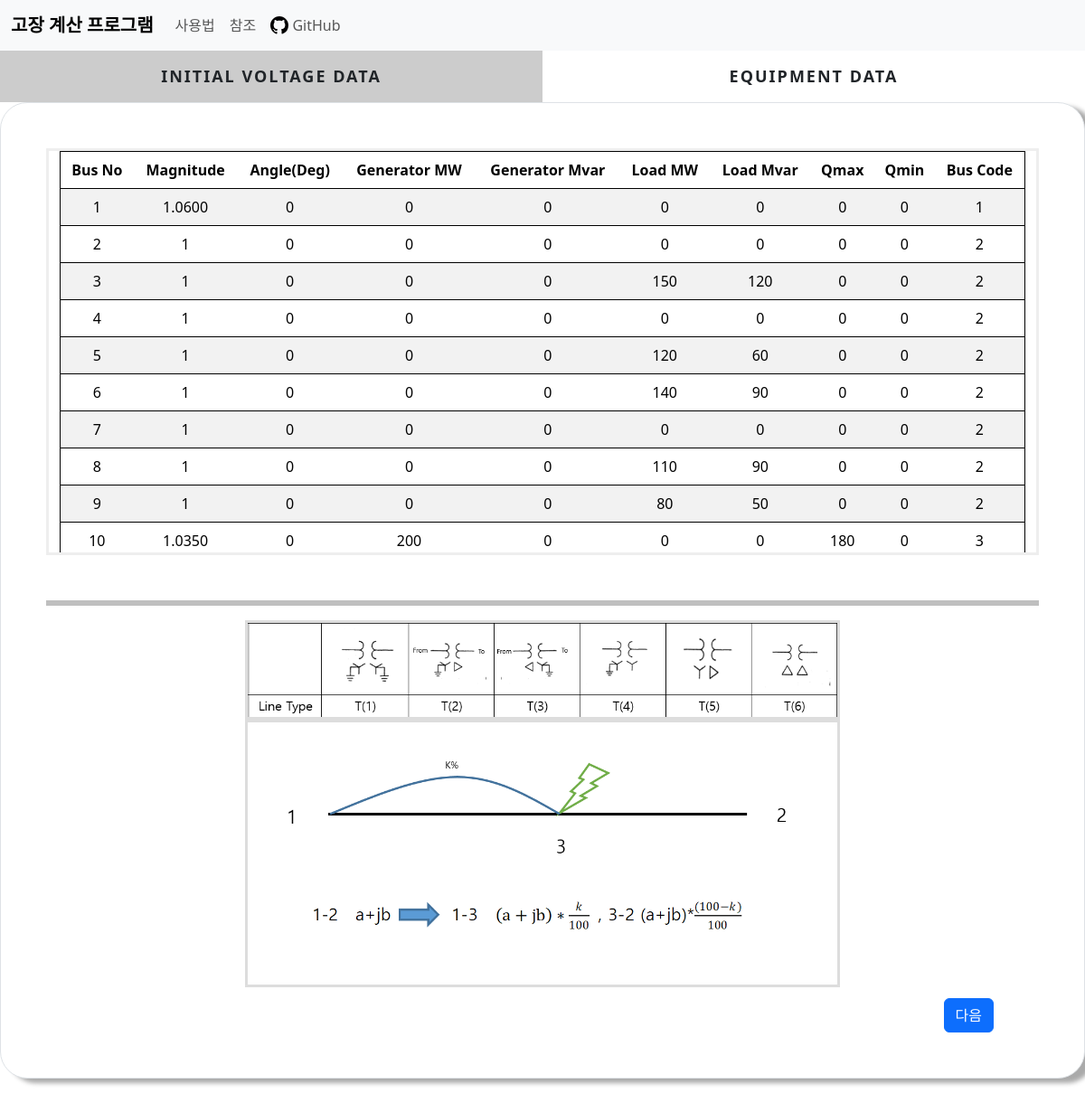
Page /initial_input/ on the committed database.
### cal/models.py (models this page shows)
class BusData(models.Model):
    bus_num =models.SmallIntegerField()
    Voltage_Mag = models.FloatField(default=0)
    Voltage_Deg = models.FloatField(default=0)
    Generator_MW = models.FloatField(default=0,null=True,blank=True)
    Generator_Mvar = models.FloatField(default=0,null=True,blank=True)
    Load_MW = models.FloatField(default=0,null=True,blank=True)
    Load_Mvar = models.FloatField(default=0,null=True,blank=True)
    Qmax = models.FloatField(default=0,null=True,blank=True)
    Qmin = models.FloatField(default=0,null=True,blank=True)
    Bus_Code = models.SmallIntegerField(default=0,null=True,blank=True)

### cal/views.py (the view)
# urls.py: path('initial_input/',views.initial, name='initial'),
def initial(request):
    faultcon = FaultCondition.objects.get(to_find=True)
    busdata = BusData.objects.all()
    linedata = LineData.objects.all().order_by('line_type')
    condition = conditionCheck.objects.get(find_con=True)
    context ={'busdata':busdata,'linedata':linedata,'condition':condition,'faultcon':faultcon}
    return render(request, 'cal/initial_circuit.html', context=context)

### cal/templates/cal/initial_circuit.html (shortened to what this page needs)
{% extends './base.html'%}
{% load static %}
{% block css %}
<link rel="stylesheet" href="{% static 'cal/css/solution_img.css'%}">
{% endblock css %}
{% block content %}
<div class="main">
    <div class="tab other">
      <label for="tab-1">Initial Voltage Data</label>
      <label for="tab-2">Equipment Data</label>
    </div>
    <div class="content">
      <div class="content-dis">
        <div class="border">
          <div class="container  fault">
            <table class="table table-striped">
              {% if condition.is_flow %}
                <thead>
                  <tr>
                    <td>Bus No</td>
                    <td>Magnitude</td>
                    <td>Angle(Deg)</td>
                    <td>Generator MW</td>
                    <td>Generator Mvar</td>
                    <td>Load MW</td>
                    <td>Load Mvar</td>
                    <td>Qmax</td>
                    <td>Qmin</td>
                    <td>Bus Code</td>
                  </tr>
                </thead>
                <tbody>
                  {% for i in busdata %}
                  <tr>
                    <td>{{i.bus_num}}</td>
                    <td>{{i.Voltage_Mag|floatformat:-4}}</td>
                    <td>{{i.Voltage_Deg|floatformat:-4}}</td>
                    <td>{{i.Generator_MW|floatformat:-4}}</td>
                    <td>{{i.Generator_Mvar|floatformat:-4}}</td>
                    <td>{{i.Load_MW|floatformat:-4}}</td>
                    <td>{{i.Load_Mvar|floatformat:-4}}</td>
                    <td>{{i.Qmax|floatformat:-4}}</td>
                    <td>{{i.Qmin|floatformat:-4}}</td>
                    <td>{{i.Bus_Code}}</td>
                  </tr>
                  {% endfor %}
                </tbody>
              {% endif %}
            </table>
          </div>
          {% if faultcon.is_flow %}
            <a class="btn btn-primary next" href="{% url 'flow' %}">다음</a>
          {% else %}
            {% if faultcon.is_bus_fault %}
              {% if faultcon.fault_type == 0 %}
                <a class="btn btn-primary next" href="{% url 'ybus' %}">다음</a>
              {% else%}
                <a class="btn btn-primary next" href="{% url 'transformer' %}">다음</a>
              {% endif %}
            {% else %}
              <a class="btn btn-primary next" href="{% url 'slider' %}">다음</a>
            {% endif %}
          {% endif %}
          <hr>
          <img src="{% static 'cal/images/Line-type.png'%}">
          {% if faultcon.is_flow %}
            <img src="{% static 'cal/images/gaussflow.png'%}">
          {% else %}
            {% if faultcon.is_bus_fault %}
              {% if faultcon.fault_type == 0 %}
                {% if fault_con.is_shunt %}
                  {% if fault_con.is_load_effect %}
                    <img src="{% static 'cal/images/ybusbload.png'%}">
                  {% else %}
                    <img src="{% static 'cal/images/ybusb.png'%}">
                  {% endif %}
                {% else %}
                  {% if fault_con.is_load_effect %}
                    <img src="{% static 'cal/images/ybusload.png'%}">
                  {% else %}
                    <img src="{% static 'cal/images/ybus.png'%}">
                  {% endif %}
                {% endif%}
              {% else%}
                <img src="{% static 'cal/images/zero-sequence.png'%}">
              {% endif %}
            {% else %}
            <img src="{% static 'cal/images/slider.png'%}">
            {% endif %}
          {% endif %}
        </div>
      </div>
    </div>
  </div>
{% endblock content%}

### cal/static/cal/css/base.css (style rules this page uses)
html { font-family: "Noto Sans KR", sans-serif; font-size: 16px; font-weight: 400; }
* { box-sizing: border-box; }
.border, .condition { background-color:#ffffff; padding: 50px; padding-bottom:100px; border: 1px solid #000000; border-radius:30px; margin-bottom:30px; box-shadow: 10px 5px 5px #aaaaaa; }
label { display:block; }
#tab-1:checked ~ .tab label:nth-child(1), #tab-2:checked ~ .tab label:nth-child(2), #tab-3:checked ~ .tab label:nth-child(3), #tab-4:checked ~ .tab label:nth-child(4), #tab-5:checked ~ .tab label:nth-child(5), #tab-6:checked ~ .tab label:nth-child(6), #tab-7:checked ~ .tab label:nth-child(7), #tab-8:checked ~ .tab label:nth-child(8), #tab-9:checked ~ .tab label:nth-child(9), #tab-10:checked ~ .tab label:nth-child(10), #tab-11:checked ~ .tab label:nth-child(11), #tab-12:checked ~ .tab label:nth-child(12), #tab-13:checked ~ .tab label:nth-child(13), #tab-14:checked ~ .tab label:nth-child(14) { background-color: rgba(0, 0, 0, 0.2); box-shadow: none; }
.content > div { display: none; }
#tab-1:checked ~ .content div:nth-child(1), #tab-2:checked ~ .content div:nth-child(2), #tab-3:checked ~ .content div:nth-child(3), #tab-4:checked ~ .content div:nth-child(4), #tab-5:checked ~ .content div:nth-child(5), #tab-6:checked ~ .content div:nth-child(6), #tab-7:checked ~ .content div:nth-child(7), #tab-8:checked ~ .content div:nth-child(8), #tab-9:checked ~ .content div:nth-child(9), #tab-10:checked ~ .content div:nth-child(10), #tab-11:checked ~ .content div:nth-child(11), #tab-12:checked ~ .content div:nth-child(12), #tab-13:checked ~ .content div:nth-child(13), #tab-14:checked ~ .content div:nth-child(14) { display:block; position:relative; }
.main { margin: 0 auto; max-width: 100%; }
.tab { overflow: hidden; }
.tab label { font-size: 18px; cursor: pointer; float: left; width: 50%; text-align: center; padding: 15px 0; text-transform: uppercase; font-weight: bold; letter-spacing: 2px; user-select: none; -webkit-user-select: none; }
.content { min-height: 250px; }
.fault { overflow:auto; height:450px; border:#EEEEEE solid 3px; }
.table { border: 1px solid black; text-align: center; }
img { width:60%; height:75%; display: block; margin: auto; }
thead { font-weight: 700; }
.next { position:absolute; right:100px; bottom:50px; }

### cal/static/cal/css/solution_img.css (style rules this page uses)
img { margin-top:unset; border: #dddddd solid 3px; }
hr { margin-top: 50px; border: black solid 3px; }

### rows in the picture
BusData: bus_num "1", Voltage_Mag "1.0600", Voltage_Deg "0", Generator_MW "0", Generator_Mvar "0", Load_MW "0", Load_Mvar "0", Qmax "0", Qmin "0", Bus_Code "1"
BusData: bus_num "2", Voltage_Mag "1", Voltage_Deg "0", Generator_MW "0", Generator_Mvar "0", Load_MW "0", Load_Mvar "0", Qmax "0", Qmin "0", Bus_Code "2"
BusData: bus_num "3", Voltage_Mag "1", Voltage_Deg "0", Generator_MW "0", Generator_Mvar "0", Load_MW "150", Load_Mvar "120", Qmax "0", Qmin "0", Bus_Code "2"
BusData: bus_num "4", Voltage_Mag "1", Voltage_Deg "0", Generator_MW "0", Generator_Mvar "0", Load_MW "0", Load_Mvar "0", Qmax "0", Qmin "0", Bus_Code "2"
BusData: bus_num "5", Voltage_Mag "1", Voltage_Deg "0", Generator_MW "0", Generator_Mvar "0", Load_MW "120", Load_Mvar "60", Qmax "0", Qmin "0", Bus_Code "2"
BusData: bus_num "6", Voltage_Mag "1", Voltage_Deg "0", Generator_MW "0", Generator_Mvar "0", Load_MW "140", Load_Mvar "90", Qmax "0", Qmin "0", Bus_Code "2"
BusData: bus_num "7", Voltage_Mag "1", Voltage_Deg "0", Generator_MW "0", Generator_Mvar "0", Load_MW "0", Load_Mvar "0", Qmax "0", Qmin "0", Bus_Code "2"
BusData: bus_num "8", Voltage_Mag "1", Voltage_Deg "0", Generator_MW "0", Generator_Mvar "0", Load_MW "110", Load_Mvar "90", Qmax "0", Qmin "0", Bus_Code "2"
BusData: bus_num "9", Voltage_Mag "1", Voltage_Deg "0", Generator_MW "0", Generator_Mvar "0", Load_MW "80", Load_Mvar "50", Qmax "0", Qmin "0", Bus_Code "2"
BusData: bus_num "10", Voltage_Mag "1.0350", Voltage_Deg "0", Generator_MW "200", Generator_Mvar "0", Load_MW "0", Load_Mvar "0", Qmax "180", Qmin "0", Bus_Code "3"
